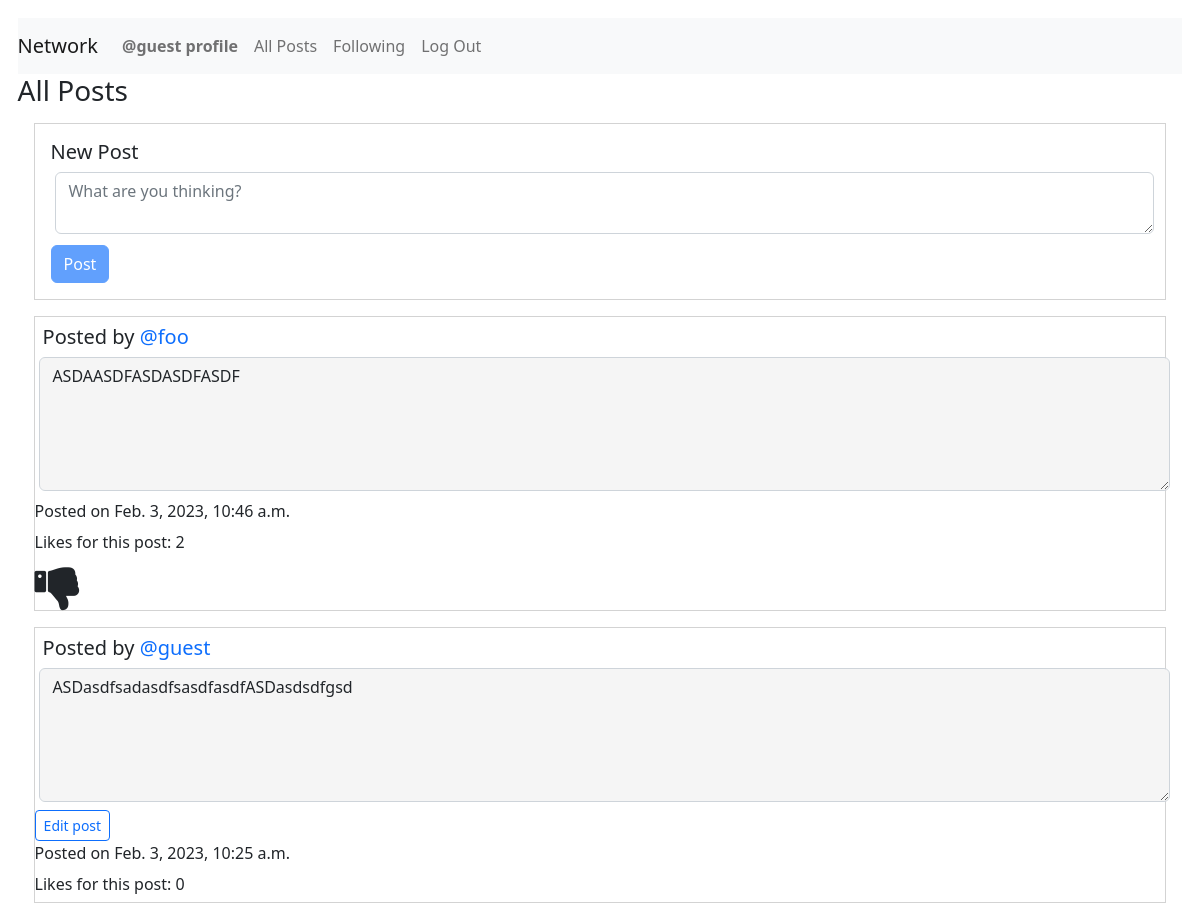
The page /allPosts (signed in, upper part) on the database as committed earlier.
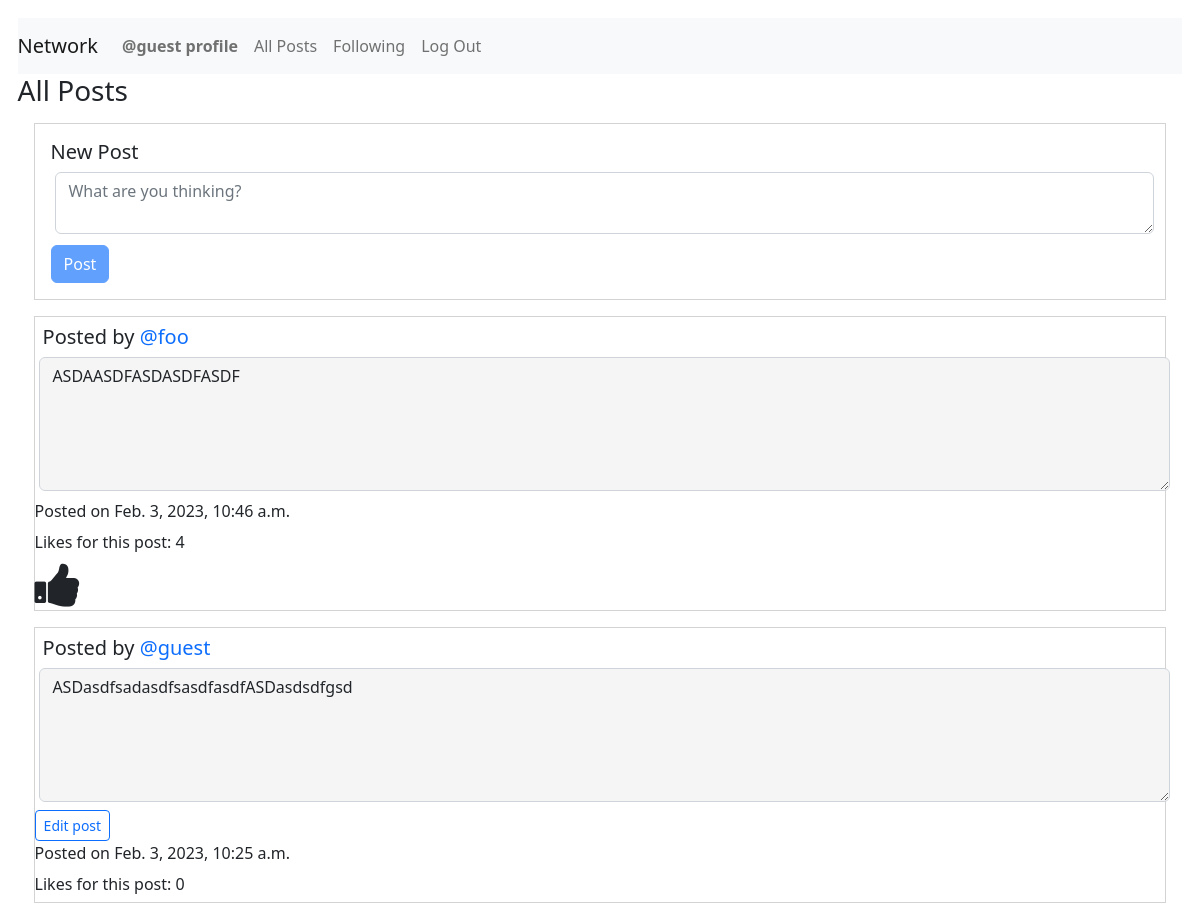
The same page on the database as committed later.
### network/models.py (models this page shows, shortened)
class Posts(models.Model):
    creator = models.ForeignKey(
        User, on_delete=models.PROTECT, related_name="get_creator", blank=False)
    content = models.TextField(max_length=600)
    createdDate = models.DateTimeField(auto_now_add=True)
    likedUser = models.ManyToManyField(
        User, related_name="get_liked_users", blank=True)
    numberLikes = models.PositiveIntegerField(blank=True, default=0)

class User(AbstractUser):
    pass
    def __str__(self) -> str:
        return f"User Name: {self.username} - User ID: {self.id}"

### network/views.py (the view)
# urls.py: path("allPosts", views.djangoAllPosts, name="djangoAllPosts"),
@login_required
def djangoAllPosts(request):
    print("In DjangoAllPosts")
    user = request.user
    userLoggedIn = request.user.username
    user_id = request.user.id
    userName = User.objects.get(id=user_id)
    print(userName)
    print(user)
    print(userLoggedIn)
    postings = Posts.objects.filter().order_by('-createdDate')
    user_id = request.user.id
    likedUser = Posts.objects.filter(likedUser=user_id)
    print(likedUser)
    likeList = []
    for like in likedUser:
        currentObject = User.objects.get(id=user_id)
        print(currentObject.id)
        print(like.id)
        likeList.append(like.id)
    return render(request, "network/allPosts.html", {"postings": postings, "likeList": likeList})

### network/templates/network/allPosts.html (shortened to what this page needs)
{% extends "network/layout.html" %}
{% load static %}
{% block body %}
<div id="post-view">
    <h3>All Posts</h3>
    <div id="posty">
        <form id="post-form" action="{% url 'saveDjangoNewPost' %}" method="post">
            <h5>New Post</h5>
            <textarea class="form-control" id="post-body" placeholder="What are you thinking?" name="postContent"
                onkeyup="disableNewPostButton()"></textarea>
            <input type="submit" id="post-button" class="btn btn-primary" value="Post" />
        </form>
    </div>
    {% for post in postings %}
    <div id="allPostings">
        <div class="post{{forloop.counter0}}">
            <h5 class="creator">Posted by <a
                    href="{% url 'getProfile' post.creator.username %}">{{post.creator.username}}</a></h5><textarea
                class="form-control content{{forloop.counter0}}" id="readonlyContent{{forloop.counter0}}" rows="5"
                readonly="true">{{post.content}}</textarea>
            {% if post.creator.username == user.username %}
            <button class="btn btn-sm btn-outline-primary edit{{forloop.counter0}}" id="editButton{{forloop.counter0}}"
                onclick="editPost('{{post.id}}')">Edit post</button>
            {% endif %}
            <p class="timestamp{{forloop.counter0}}">Posted on {{post.createdDate}}</p>
            <p id="numberLikes{{forloop.counter0}}" class="numberLikes{{forloop.counter0}}">Likes for this post: {{post.numberLikes}}</p>
            {% if post.id in likeList and post.creator.username != user.username %}
            <i class="fa fa-thumbs-up {{forloop.counter0}}" id="thumbsUp{{forloop.counter0}}" aria-hidden="true" onclick="likePost('{{post.id}}', '{{post.creator.username}}', '{{user.username}}')"></i>
            {% elif post.id not in likeList and post.creator.username != user.username %}
            <i class="fa fa-thumbs-down {{forloop.counter0}}" id="thumbsDown{{forloop.counter0}}" aria-hidden="true" onclick="likePost('{{post.id}}', '{{post.creator.username}}', '{{user.username}}')"></i>
            {% endif %}
        </div>
    </div>
    {% endfor %}
</div>
{% endblock %}

Rows that differ between the two databases and show on the page:
changed Posts "Feb. 3, 2023, 10:46 a.m.": numberLikes "2" → "4"
